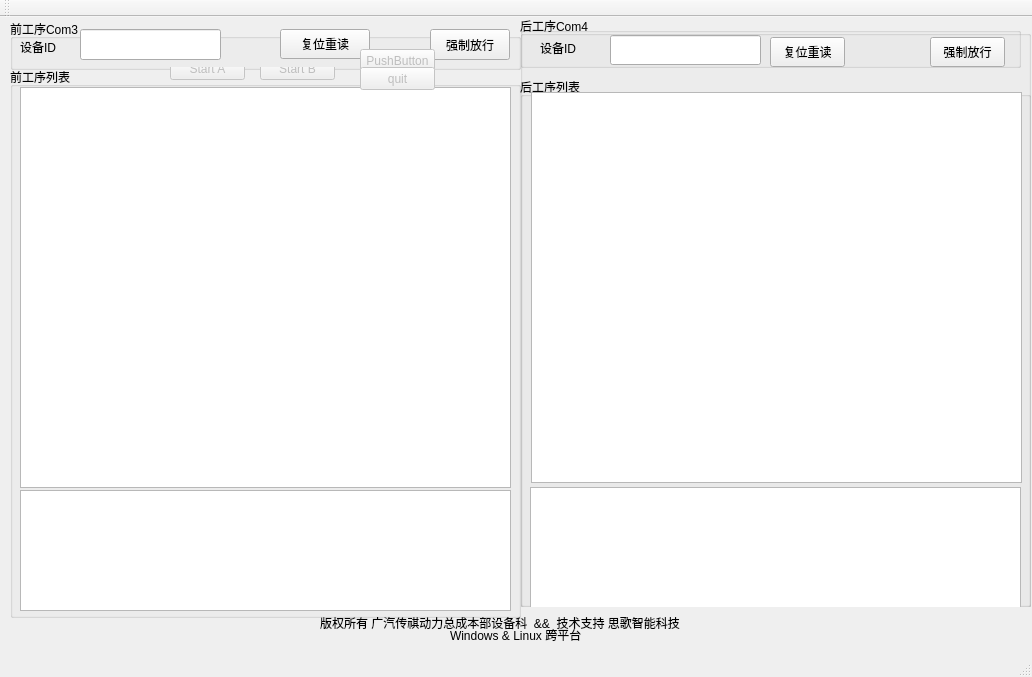
<?xml version="1.0" encoding="UTF-8"?>
<ui version="4.0">
 <class>MainWindow</class>
 <widget class="QMainWindow" name="MainWindow">
  <property name="geometry">
   <rect>
    <x>0</x>
    <y>0</y>
    <width>1032</width>
    <height>677</height>
   </rect>
  </property>
  <property name="windowTitle">
   <string>MainWindow</string>
  </property>
  <widget class="QWidget" name="centralWidget">
   <widget class="QGroupBox" name="groupBox">
    <property name="geometry">
     <rect>
      <x>10</x>
      <y>2</y>
      <width>511</width>
      <height>51</height>
     </rect>
    </property>
    <property name="sizePolicy">
     <sizepolicy hsizetype="Expanding" vsizetype="Expanding">
      <horstretch>0</horstretch>
      <verstretch>0</verstretch>
     </sizepolicy>
    </property>
    <property name="title">
     <string>前工序Com3</string>
    </property>
    <widget class="QLineEdit" name="eqmid3_lineEdit">
     <property name="geometry">
      <rect>
       <x>70</x>
       <y>10</y>
       <width>141</width>
       <height>31</height>
      </rect>
     </property>
    </widget>
    <widget class="QLabel" name="eqmid_label">
     <property name="geometry">
      <rect>
       <x>10</x>
       <y>13</y>
       <width>51</width>
       <height>30</height>
      </rect>
     </property>
     <property name="text">
      <string>设备ID</string>
     </property>
    </widget>
    <widget class="QPushButton" name="ReadNewEGTypeFlow_First">
     <property name="geometry">
      <rect>
       <x>270</x>
       <y>10</y>
       <width>90</width>
       <height>30</height>
      </rect>
     </property>
     <property name="text">
      <string>复位重读</string>
     </property>
    </widget>
    <widget class="QPushButton" name="forceacc_pushButton">
     <property name="geometry">
      <rect>
       <x>420</x>
       <y>10</y>
       <width>80</width>
       <height>31</height>
      </rect>
     </property>
     <property name="text">
      <string>强制放行</string>
     </property>
    </widget>
    <widget class="QPushButton" name="pushButton">
     <property name="enabled">
      <bool>false</bool>
     </property>
     <property name="geometry">
      <rect>
       <x>350</x>
       <y>30</y>
       <width>75</width>
       <height>23</height>
      </rect>
     </property>
     <property name="text">
      <string>PushButton</string>
     </property>
    </widget>
   </widget>
   <widget class="QGroupBox" name="groupBox_2">
    <property name="geometry">
     <rect>
      <x>10</x>
      <y>50</y>
      <width>511</width>
      <height>551</height>
     </rect>
    </property>
    <property name="sizePolicy">
     <sizepolicy hsizetype="Expanding" vsizetype="Expanding">
      <horstretch>0</horstretch>
      <verstretch>0</verstretch>
     </sizepolicy>
    </property>
    <property name="title">
     <string>前工序列表</string>
    </property>
    <widget class="QTableView" name="com3_tableView">
     <property name="geometry">
      <rect>
       <x>10</x>
       <y>20</y>
       <width>491</width>
       <height>401</height>
      </rect>
     </property>
     <property name="sizePolicy">
      <sizepolicy hsizetype="Expanding" vsizetype="Expanding">
       <horstretch>0</horstretch>
       <verstretch>0</verstretch>
      </sizepolicy>
     </property>
    </widget>
    <widget class="QListWidget" name="listWidget_start">
     <property name="geometry">
      <rect>
       <x>10</x>
       <y>423</y>
       <width>491</width>
       <height>121</height>
      </rect>
     </property>
    </widget>
    <widget class="QPushButton" name="pushButton_B">
     <property name="enabled">
      <bool>false</bool>
     </property>
     <property name="geometry">
      <rect>
       <x>250</x>
       <y>-10</y>
       <width>75</width>
       <height>23</height>
      </rect>
     </property>
     <property name="text">
      <string>Start B</string>
     </property>
    </widget>
    <widget class="QPushButton" name="pushButton_quit">
     <property name="enabled">
      <bool>false</bool>
     </property>
     <property name="geometry">
      <rect>
       <x>350</x>
       <y>0</y>
       <width>75</width>
       <height>23</height>
      </rect>
     </property>
     <property name="text">
      <string>quit</string>
     </property>
    </widget>
    <widget class="QPushButton" name="pushButton_A">
     <property name="enabled">
      <bool>false</bool>
     </property>
     <property name="geometry">
      <rect>
       <x>160</x>
       <y>-10</y>
       <width>75</width>
       <height>23</height>
      </rect>
     </property>
     <property name="text">
      <string>Start A</string>
     </property>
    </widget>
   </widget>
   <widget class="QGroupBox" name="groupBox_3">
    <property name="geometry">
     <rect>
      <x>520</x>
      <y>-1</y>
      <width>511</width>
      <height>591</height>
     </rect>
    </property>
    <property name="title">
     <string>后工序Com4</string>
    </property>
    <widget class="QGroupBox" name="groupBox_4">
     <property name="geometry">
      <rect>
       <x>0</x>
       <y>11</y>
       <width>501</width>
       <height>41</height>
      </rect>
     </property>
     <property name="title">
      <string/>
     </property>
     <widget class="QLabel" name="label">
      <property name="geometry">
       <rect>
        <x>20</x>
        <y>5</y>
        <width>61</width>
        <height>31</height>
       </rect>
      </property>
      <property name="text">
       <string>设备ID</string>
      </property>
     </widget>
     <widget class="QLineEdit" name="eqmid4_lineEdit">
      <property name="geometry">
       <rect>
        <x>90</x>
        <y>8</y>
        <width>151</width>
        <height>30</height>
       </rect>
      </property>
     </widget>
     <widget class="QPushButton" name="ReadNewEGTypeFlow_Second">
      <property name="geometry">
       <rect>
        <x>250</x>
        <y>10</y>
        <width>75</width>
        <height>30</height>
       </rect>
      </property>
      <property name="text">
       <string>复位重读</string>
      </property>
     </widget>
     <widget class="QPushButton" name="pushButton_2">
      <property name="geometry">
       <rect>
        <x>410</x>
        <y>10</y>
        <width>75</width>
        <height>30</height>
       </rect>
      </property>
      <property name="text">
       <string>强制放行</string>
      </property>
     </widget>
    </widget>
    <widget class="QGroupBox" name="groupBox_5">
     <property name="geometry">
      <rect>
       <x>0</x>
       <y>61</y>
       <width>511</width>
       <height>531</height>
      </rect>
     </property>
     <property name="title">
      <string>后工序列表</string>
     </property>
     <widget class="QTableView" name="com4_tableView">
      <property name="geometry">
       <rect>
        <x>11</x>
        <y>15</y>
        <width>491</width>
        <height>391</height>
       </rect>
      </property>
     </widget>
     <widget class="QListWidget" name="listWidget_end">
      <property name="geometry">
       <rect>
        <x>10</x>
        <y>410</y>
        <width>491</width>
        <height>121</height>
       </rect>
      </property>
     </widget>
    </widget>
   </widget>
   <widget class="QLabel" name="label_2">
    <property name="geometry">
     <rect>
      <x>320</x>
      <y>580</y>
      <width>431</width>
      <height>51</height>
     </rect>
    </property>
    <property name="text">
     <string>版权所有 广汽传祺动力总成本部设备科  &amp;&amp;  技术支持 思歌智能科技</string>
    </property>
   </widget>
   <widget class="QLabel" name="label_4">
    <property name="geometry">
     <rect>
      <x>450</x>
      <y>592</y>
      <width>311</width>
      <height>51</height>
     </rect>
    </property>
    <property name="text">
     <string>Windows &amp; Linux 跨平台</string>
    </property>
   </widget>
  </widget>
  <widget class="QMenuBar" name="menuBar">
   <property name="geometry">
    <rect>
     <x>0</x>
     <y>0</y>
     <width>1032</width>
     <height>23</height>
    </rect>
   </property>
  </widget>
  <widget class="QToolBar" name="mainToolBar">
   <attribute name="toolBarArea">
    <enum>TopToolBarArea</enum>
   </attribute>
   <attribute name="toolBarBreak">
    <bool>false</bool>
   </attribute>
  </widget>
  <widget class="QStatusBar" name="statusBar"/>
 </widget>
 <layoutdefault spacing="6" margin="11"/>
 <resources/>
 <connections/>
</ui>
